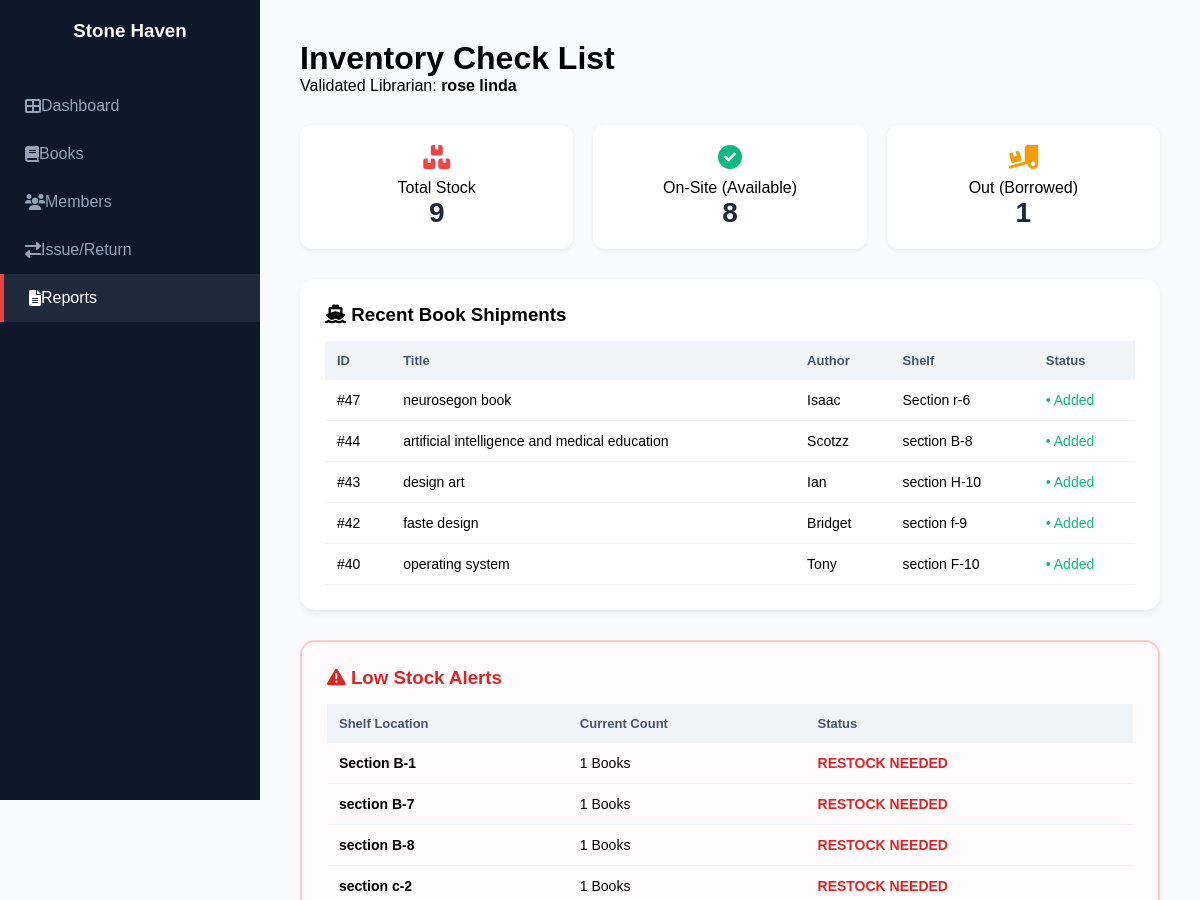
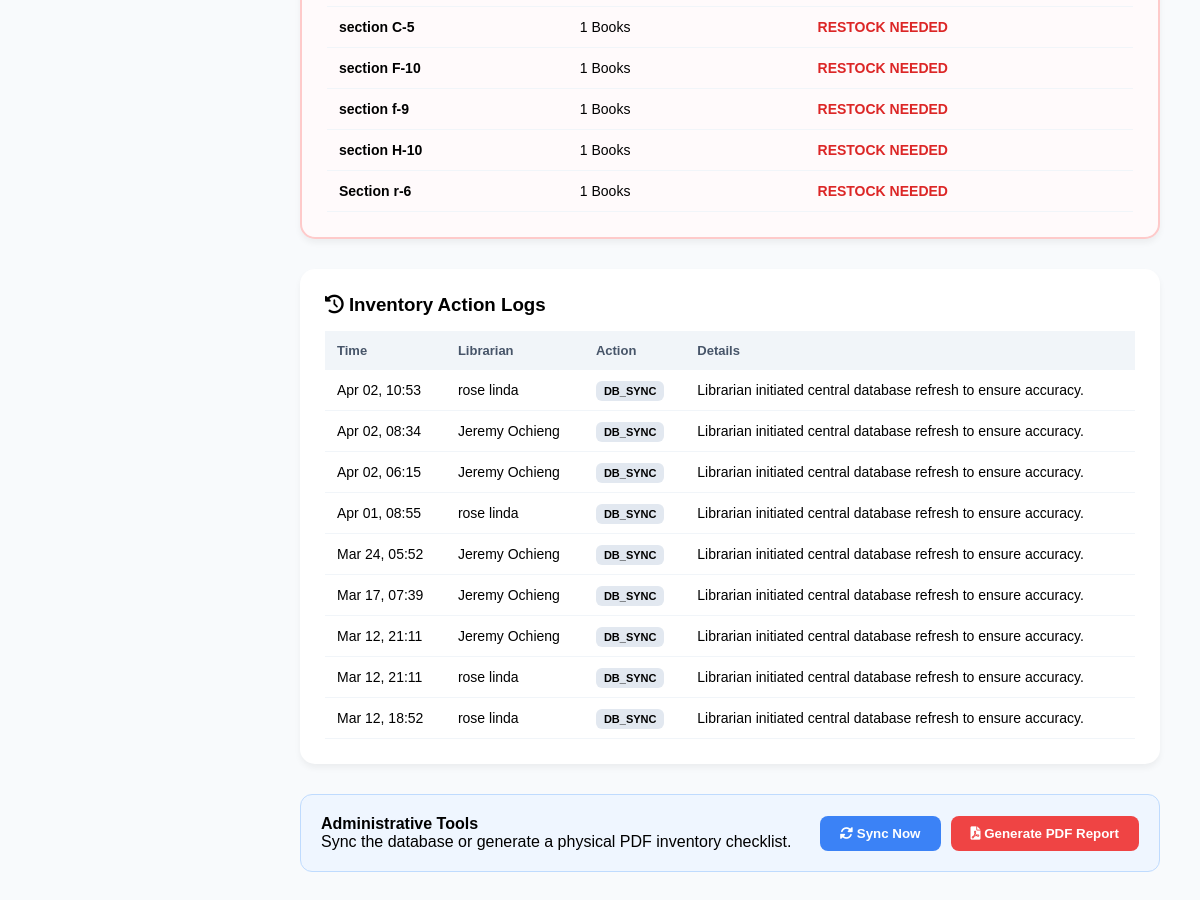
The page /reports.php (signed in) on the database its author committed (2 pictures, top to bottom).
### tables this page shows
CREATE TABLE `books` (
  `id` int(11) NOT NULL,
  `book_title` varchar(255) NOT NULL,
  `author` varchar(100) DEFAULT NULL,
  `shelf` varchar(50) DEFAULT 'Section A',
  `isbn` varchar(50) DEFAULT NULL,
  `category` varchar(100) DEFAULT NULL,
  `quantity` int(11) DEFAULT 1,
  `created_at` timestamp NOT NULL DEFAULT current_timestamp(),
  `status` varchar(20) DEFAULT 'available',
  `file_path` varchar(255) DEFAULT NULL
);

CREATE TABLE `inventory_logs` (
  `id` int(11) NOT NULL,
  `user_id` int(50) NOT NULL,
  `librarian_id` int(11) NOT NULL,
  `action_type` varchar(50) DEFAULT NULL,
  `details` text DEFAULT NULL,
  `log_time` timestamp NOT NULL DEFAULT current_timestamp()
);

CREATE TABLE `users` (
  `id` int(11) NOT NULL,
  `fullname` varchar(100) NOT NULL,
  `username` varchar(50) NOT NULL,
  `email` varchar(255) NOT NULL,
  `password` varchar(255) NOT NULL,
  `role` enum('student','librarian') DEFAULT 'student',
  `created_at` timestamp NOT NULL DEFAULT current_timestamp(),
  `reset_token` varchar(255) DEFAULT NULL,
  `token_expires` datetime DEFAULT NULL
);

### reports.php (the view, shortened to what this page needs)
<?php
include 'db.php';
if (isset($_SESSION['fullname'])) {
    $fullname = $_SESSION['fullname'];
} else {
    $user_id = $_SESSION['user_id'];
    $user_query = $conn->query("SELECT fullname FROM users WHERE id = '$user_id'");
    $user_data = $user_query->fetch_assoc();
    $fullname = $user_data['fullname'] ?? 'Librarian';
}
$total_books = $conn->query("SELECT COUNT(*) as total FROM books")->fetch_assoc()['total'];
$available_books = $conn->query("SELECT COUNT(*) as total FROM books WHERE status='available'")->fetch_assoc()['total'];
$issued_books = $conn->query("SELECT COUNT(*) as total FROM books WHERE status='borrowed'")->fetch_assoc()['total'];
$shipment_query = "SELECT id, book_title, author, shelf, status FROM books ORDER BY created_at DESC LIMIT 5";
$shipment_result = $conn->query($shipment_query);
$history = $conn->query("SELECT inventory_logs.*, users.fullname
                         FROM inventory_logs
                         JOIN users ON inventory_logs.user_id = users.id
                         ORDER BY inventory_logs.log_time DESC LIMIT 10");
$low_stock_query = $conn->query("SELECT shelf, COUNT(*) as book_count
                                 FROM books
                                 GROUP BY shelf
                                 HAVING book_count < 3");
?>
<!DOCTYPE html>
<html lang="en">
<head>
    <link rel="stylesheet" href="https://cdnjs.cloudflare.com/ajax/libs/font-awesome/6.0.0/css/all.min.css">
</head>
<body>
    <nav class="sidebar">
        <div style="text-align:center; padding-bottom:20px;"><h3>Stone Haven</h3></div>
        <ul class="nav-links">
            <li><a href="dashboard.php"><i class="fas fa-th-large"></i> Dashboard</a></li>
            <li><a href="books.php"><i class="fas fa-book"></i> Books</a></li>
            <li><a href="members.php"><i class="fas fa-users"></i> Members</a></li>
            <li><a href="borrowings.php"><i class="fas fa-exchange-alt"></i> Issue/Return</a></li>
            <li><a href="reports.php" class="active"><i class="fas fa-file-alt"></i> Reports</a></li>
        </ul>
    </nav>
    <main class="main-content">
        <header style="margin-bottom: 30px;">
            <h1>Inventory Check List</h1>
            <p>Validated Librarian: <strong><?php echo htmlspecialchars($fullname); ?></strong></p>
        </header>
        <div class="report-grid">
            <div class="stat-card">
                <i class="fas fa-boxes"></i>
                <p>Total Stock</p>
                <h3><?php echo $total_books; ?></h3>
            </div>
            <div class="stat-card">
                <i class="fas fa-check-circle" style="color:#10b981;"></i>
                <p>On-Site (Available)</p>
                <h3><?php echo $available_books; ?></h3>
            </div>
            <div class="stat-card">
                <i class="fas fa-truck-loading" style="color:#f59e0b;"></i>
                <p>Out (Borrowed)</p>
                <h3><?php echo $issued_books; ?></h3>
            </div>
        </div>
        <div class="inventory-table">
            <h3><i class="fas fa-ship"></i> Recent Book Shipments</h3>
            <table>
                <thead>
                    <tr>
                        <th>ID</th>
                        <th>Title</th>
                        <th>Author</th>
                        <th>Shelf</th>
                        <th>Status</th>
                    </tr>
                </thead>
                <tbody>
                    <?php if($shipment_result && $shipment_result->num_rows > 0): ?>
                        <?php while($row = $shipment_result->fetch_assoc()): ?>
                        <tr>
                            <td>#<?php echo $row['id']; ?></td>
                            <td><?php echo htmlspecialchars($row['book_title']); ?></td>
                            <td><?php echo htmlspecialchars($row['author']); ?></td>
                            <td><?php echo htmlspecialchars($row['shelf']); ?></td>
                            <td><span class="status-added">• Added</span></td>
                        </tr>
                        <?php endwhile; ?>
                    <?php else: ?>
                        <tr><td colspan="5" style="text-align:center;">No recent shipments.</td></tr>
                    <?php endif; ?>
                </tbody>
            </table>
        </div>
        <div class="inventory-table" style="border: 2px solid #fecaca; background: #fffafb;">
            <h3 style="color: #dc2626;"><i class="fas fa-exclamation-triangle"></i> Low Stock Alerts</h3>
            <table>
                <thead>
                    <tr>
                        <th>Shelf Location</th>
                        <th>Current Count</th>
                        <th>Status</th>
                    </tr>
                </thead>
                <tbody>
                    <?php if($low_stock_query && $low_stock_query->num_rows > 0): ?>
                        <?php while($low = $low_stock_query->fetch_assoc()): ?>
                        <tr>
                            <td><strong><?php echo htmlspecialchars($low['shelf']); ?></strong></td>
                            <td><?php echo $low['book_count']; ?> Books</td>
                            <td><span style="color: #dc2626; font-weight: bold;">RESTOCK NEEDED</span></td>
                        </tr>
                        <?php endwhile; ?>
                    <?php else: ?>
                        <tr><td colspan="3" style="text-align:center;">All shelves are well-stocked.</td></tr>
                    <?php endif; ?>
                </tbody>
            </table>
        </div>
        <div class="inventory-table">
            <h3><i class="fas fa-history"></i> Inventory Action Logs</h3>
            <table>
                <thead>
                    <tr>
                        <th>Time</th>
                        <th>Librarian</th>
                        <th>Action</th>
                        <th>Details</th>
                    </tr>
                </thead>
                <tbody>
                    <?php if($history && $history->num_rows > 0): ?>
                        <?php while($h = $history->fetch_assoc()): ?>
                        <tr>
                            <td><?php echo date('M d, H:i', strtotime($h['log_time'])); ?></td>
                            <td><?php echo htmlspecialchars($h['fullname']); ?></td>
                            <td><span class="action-badge"><?php echo htmlspecialchars($h['action_type']); ?></span></td>
                            <td><?php echo htmlspecialchars($h['details']); ?></td>
                        </tr>
                        <?php endwhile; ?>
                    <?php else: ?>
                        <tr><td colspan="4" style="text-align:center;">No actions logged yet.</td></tr>
                    <?php endif; ?>
                </tbody>
            </table>
        </div>
        <div class="sync-section">
            <div>
                <h4>Administrative Tools</h4>
                <p>Sync the database or generate a physical PDF inventory checklist.</p>
            </div>
            <div style="display: flex;">
                <form method="POST">
                    <button type="submit" name="sync" class="btn-sync">
                        <i class="fas fa-sync-alt"></i> Sync Now
                    </button>
                </form>
                <a href="generate_report.php" target="_blank" style="text-decoration: none;">
                    <button type="button" class="btn-sync" style="background: #ef4444; margin-left: 10px;">
                        <i class="fas fa-file-pdf"></i> Generate PDF Report
                    </button>
                </a>
            </div>
        </div>
    </main>
</body>
</html>

### reports.php (style rules this page uses)
* { margin: 0; padding: 0; box-sizing: border-box; font-family: 'Poppins', sans-serif; }
body { display: flex; background: #f8fafc; min-height: 100vh; }
.sidebar { width: 260px; background: #0f172a; color: white; position: fixed; height: 100vh; padding: 20px 0; }
.nav-links { list-style: none; margin-top: 20px; }
.nav-links li a { display: flex; align-items: center; padding: 15px 25px; color: #94a3b8; text-decoration: none; }
.nav-links li a.active { background: #1e293b; color: white; border-left: 4px solid #ef4444; }
.main-content { margin-left: 260px; flex-grow: 1; padding: 40px; }
.report-grid { display: grid; grid-template-columns: repeat(3, 1fr); gap: 20px; margin-bottom: 30px; }
.stat-card { background: white; padding: 20px; border-radius: 12px; box-shadow: 0 2px 4px rgba(0,0,0,0.05); text-align: center; }
.stat-card i { font-size: 24px; color: #ef4444; margin-bottom: 10px; }
.stat-card h3 { font-size: 28px; color: #1e293b; }
.inventory-table { background: white; padding: 25px; border-radius: 15px; box-shadow: 0 4px 6px rgba(0,0,0,0.05); margin-bottom: 30px; }
table { width: 100%; border-collapse: collapse; margin-top: 15px; }
th { text-align: left; padding: 12px; background: #f1f5f9; color: #475569; font-size: 13px; }
td { padding: 12px; border-bottom: 1px solid #f1f5f9; font-size: 14px; }
.sync-section { margin-top: 30px; padding: 20px; background: #eff6ff; border-radius: 12px; border: 1px solid #bfdbfe; display: flex; justify-content: space-between; align-items: center; }
.btn-sync { background: #3b82f6; color: white; border: none; padding: 10px 20px; border-radius: 8px; font-weight: 600; cursor: pointer; transition: all 0.3s ease; }
.action-badge { background: #e2e8f0; padding: 4px 8px; border-radius: 6px; font-size: 11px; font-weight: bold; }
.status-added { color: #10b981; font-weight: 500; }

### rows shown on the page
books: id "47", book_title "neurosegon book", author "Isaac", shelf "Section r-6"
books: id "44", book_title "artificial intelligence and medical education", author "Scotzz", shelf "section B-8"
books: id "43", book_title "design art", author "Ian", shelf "section H-10"
books: id "42", book_title "faste design", author "Bridget", shelf "section f-9"
books: id "40", book_title "operating system", author "Tony", shelf "section F-10"
inventory_logs: log_time "Apr 02, 10:53", user.fullname "rose linda", action_type "DB_SYNC", details "Librarian initiated central database refresh to ensure accuracy."
inventory_logs: log_time "Apr 02, 08:34", user.fullname "Jeremy Ochieng", action_type "DB_SYNC", details "Librarian initiated central database refresh to ensure accuracy."
inventory_logs: log_time "Apr 02, 06:15", user.fullname "Jeremy Ochieng", action_type "DB_SYNC", details "Librarian initiated central database refresh to ensure accuracy."
inventory_logs: log_time "Apr 01, 08:55", user.fullname "rose linda", action_type "DB_SYNC", details "Librarian initiated central database refresh to ensure accuracy."
inventory_logs: log_time "Mar 24, 05:52", user.fullname "Jeremy Ochieng", action_type "DB_SYNC", details "Librarian initiated central database refresh to ensure accuracy."
inventory_logs: log_time "Mar 17, 07:39", user.fullname "Jeremy Ochieng", action_type "DB_SYNC", details "Librarian initiated central database refresh to ensure accuracy."
inventory_logs: log_time "Mar 12, 21:11", user.fullname "Jeremy Ochieng", action_type "DB_SYNC", details "Librarian initiated central database refresh to ensure accuracy."
inventory_logs: log_time "Mar 12, 21:11", user.fullname "rose linda", action_type "DB_SYNC", details "Librarian initiated central database refresh to ensure accuracy."
inventory_logs: log_time "Mar 12, 18:52", user.fullname "rose linda", action_type "DB_SYNC", details "Librarian initiated central database refresh to ensure accuracy."

### other values the page prints
$fullname "rose linda"
$total_books "9"
$available_books "8"
$issued_books "1"
$low['shelf'] "Section B-1"
$low['book_count'] "1"
$low['shelf'] "section B-7"
$low['shelf'] "section B-8"
$low['shelf'] "section c-2"
$low['shelf'] "section C-5"
$low['shelf'] "section F-10"
$low['shelf'] "section f-9"
$low['shelf'] "section H-10"
$low['shelf'] "Section r-6"
